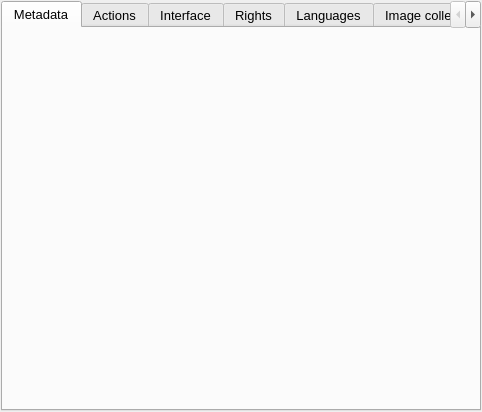
<ui version="4.0" >
 <author>Leader</author>
 <class>CfgForm</class>
 <widget class="QMainWindow" name="CfgForm" >
  <property name="geometry" >
   <rect>
    <x>0</x>
    <y>0</y>
    <width>482</width>
    <height>412</height>
   </rect>
  </property>
  <property name="sizePolicy" >
   <sizepolicy vsizetype="Expanding" hsizetype="Expanding" >
    <horstretch>0</horstretch>
    <verstretch>0</verstretch>
   </sizepolicy>
  </property>
  <property name="windowTitle" >
   <string>CfgForm</string>
  </property>
  <widget class="QWidget" name="centralwidget" >
   <property name="geometry" >
    <rect>
     <x>0</x>
     <y>0</y>
     <width>482</width>
     <height>412</height>
    </rect>
   </property>
   <layout class="QGridLayout" >
    <item row="0" column="0" >
     <widget class="QTabWidget" name="tabWidget" >
      <property name="font" >
       <font>
        <pointsize>10</pointsize>
       </font>
      </property>
      <widget class="QWidget" name="TabPage" >
       <attribute name="title" >
        <string>Metadata</string>
       </attribute>
      </widget>
      <widget class="QWidget" name="TabPage" >
       <attribute name="title" >
        <string>Actions</string>
       </attribute>
      </widget>
      <widget class="QWidget" name="tab" >
       <attribute name="title" >
        <string>Interface</string>
       </attribute>
      </widget>
      <widget class="QWidget" name="TabPage" >
       <attribute name="title" >
        <string>Rights</string>
       </attribute>
       <layout class="QGridLayout" >
        <item row="0" column="0" >
         <widget class="QTableWidget" name="tRole" >
          <property name="selectionMode" >
           <enum>QAbstractItemView::MultiSelection</enum>
          </property>
          <column>
           <property name="text" >
            <string>Role name</string>
           </property>
          </column>
          <column>
           <property name="text" >
            <string>Description</string>
           </property>
          </column>
         </widget>
        </item>
        <item row="0" column="1" >
         <layout class="QVBoxLayout" >
          <item>
           <widget class="QPushButton" name="bAddRole" >
            <property name="text" >
             <string>Add</string>
            </property>
           </widget>
          </item>
          <item>
           <widget class="QPushButton" name="bDeleteRole" >
            <property name="text" >
             <string>Remove</string>
            </property>
           </widget>
          </item>
          <item>
           <widget class="QPushButton" name="bEditRole" >
            <property name="text" >
             <string>Edit</string>
            </property>
           </widget>
          </item>
          <item>
           <widget class="QPushButton" name="bKillRole" >
            <property name="text" >
             <string>Clear dead roles</string>
            </property>
           </widget>
          </item>
          <item>
           <spacer>
            <property name="orientation" >
             <enum>Qt::Vertical</enum>
            </property>
            <property name="sizeType" >
             <enum>QSizePolicy::Expanding</enum>
            </property>
            <property name="sizeHint" >
             <size>
              <width>21</width>
              <height>250</height>
             </size>
            </property>
           </spacer>
          </item>
         </layout>
        </item>
       </layout>
      </widget>
      <widget class="QWidget" name="TabPage" >
       <attribute name="title" >
        <string>Languages</string>
       </attribute>
       <layout class="QGridLayout" >
        <item row="0" column="1" >
         <layout class="QVBoxLayout" >
          <item>
           <widget class="QPushButton" name="bAdd" >
            <property name="text" >
             <string>Add</string>
            </property>
           </widget>
          </item>
          <item>
           <widget class="QPushButton" name="bDelete" >
            <property name="text" >
             <string>Remove</string>
            </property>
           </widget>
          </item>
          <item>
           <widget class="QPushButton" name="bEdit" >
            <property name="text" >
             <string>Edit</string>
            </property>
           </widget>
          </item>
          <item>
           <widget class="QPushButton" name="bKill" >
            <property name="text" >
             <string>Clear dead aliases</string>
            </property>
           </widget>
          </item>
          <item>
           <spacer>
            <property name="orientation" >
             <enum>Qt::Vertical</enum>
            </property>
            <property name="sizeType" >
             <enum>QSizePolicy::Expanding</enum>
            </property>
            <property name="sizeHint" >
             <size>
              <width>20</width>
              <height>250</height>
             </size>
            </property>
           </spacer>
          </item>
         </layout>
        </item>
        <item row="0" column="0" >
         <widget class="QTableWidget" name="tLang" >
          <property name="selectionMode" >
           <enum>QAbstractItemView::MultiSelection</enum>
          </property>
          <column>
           <property name="text" >
            <string>Tag</string>
           </property>
          </column>
          <column>
           <property name="text" >
            <string>Name</string>
           </property>
          </column>
          <column>
           <property name="text" >
            <string>Translation file</string>
           </property>
          </column>
         </widget>
        </item>
       </layout>
      </widget>
      <widget class="QWidget" name="TabPage" >
       <attribute name="title" >
        <string>Image collection</string>
       </attribute>
       <layout class="QGridLayout" >
        <item rowspan="2" row="0" column="0" >
         <widget class="QListWidget" name="vImageCollection" >
         </widget>
        </item>
        <item row="0" column="1" >
         <layout class="QVBoxLayout" >
          <item>
           <widget class="QPushButton" name="bAddImage" >
            <property name="text" >
             <string>Add</string>
            </property>
           </widget>
          </item>
          <item>
           <widget class="QPushButton" name="bRemoveImage" >
            <property name="enabled" >
             <bool>false</bool>
            </property>
            <property name="text" >
             <string>Remove</string>
            </property>
           </widget>
          </item>
         </layout>
        </item>
        <item row="1" column="1" >
         <spacer>
          <property name="orientation" >
           <enum>Qt::Vertical</enum>
          </property>
          <property name="sizeType" >
           <enum>QSizePolicy::Expanding</enum>
          </property>
          <property name="sizeHint" >
           <size>
            <width>20</width>
            <height>240</height>
           </size>
          </property>
         </spacer>
        </item>
       </layout>
      </widget>
     </widget>
    </item>
   </layout>
  </widget>
  <action name="fileNewAction" >
   <property name="icon" >
    <iconset/>
   </property>
   <property name="text" >
    <string>&amp;New</string>
   </property>
   <property name="iconText" >
    <string>New</string>
   </property>
   <property name="shortcut" >
    <string>Ctrl+N</string>
   </property>
   <property name="name" stdset="0" >
    <string>fileNewAction</string>
   </property>
  </action>
  <action name="fileOpenAction" >
   <property name="icon" >
    <iconset/>
   </property>
   <property name="text" >
    <string>&amp;Open...</string>
   </property>
   <property name="iconText" >
    <string>Open</string>
   </property>
   <property name="shortcut" >
    <string>Ctrl+O</string>
   </property>
   <property name="name" stdset="0" >
    <string>fileOpenAction</string>
   </property>
  </action>
  <action name="fileSaveAction" >
   <property name="icon" >
    <iconset/>
   </property>
   <property name="text" >
    <string>&amp;Save</string>
   </property>
   <property name="iconText" >
    <string>Save</string>
   </property>
   <property name="shortcut" >
    <string>Ctrl+S</string>
   </property>
   <property name="name" stdset="0" >
    <string>fileSaveAction</string>
   </property>
  </action>
  <action name="fileSaveAsAction" >
   <property name="text" >
    <string>Save &amp;As...</string>
   </property>
   <property name="iconText" >
    <string>Save As</string>
   </property>
   <property name="shortcut" >
    <string/>
   </property>
   <property name="name" stdset="0" >
    <string>fileSaveAsAction</string>
   </property>
  </action>
  <action name="filePrintAction" >
   <property name="icon" >
    <iconset/>
   </property>
   <property name="text" >
    <string>&amp;Print...</string>
   </property>
   <property name="iconText" >
    <string>Print</string>
   </property>
   <property name="shortcut" >
    <string>Ctrl+P</string>
   </property>
   <property name="name" stdset="0" >
    <string>filePrintAction</string>
   </property>
  </action>
  <action name="fileExitAction" >
   <property name="text" >
    <string>E&amp;xit</string>
   </property>
   <property name="iconText" >
    <string>Exit</string>
   </property>
   <property name="shortcut" >
    <string/>
   </property>
   <property name="name" stdset="0" >
    <string>fileExitAction</string>
   </property>
  </action>
  <actiongroup name="objGroup" >
   <action name="objEdit" >
    <property name="icon" >
     <iconset/>
    </property>
    <property name="iconText" >
     <string>Action</string>
    </property>
    <property name="name" stdset="0" >
     <string>objEdit</string>
    </property>
   </action>
   <action name="objNew" >
    <property name="icon" >
     <iconset/>
    </property>
    <property name="iconText" >
     <string>Action</string>
    </property>
    <property name="name" stdset="0" >
     <string>objNew</string>
    </property>
   </action>
   <action name="objDelete" >
    <property name="icon" >
     <iconset>editdelete.png</iconset>
    </property>
    <property name="iconText" >
     <string>Action</string>
    </property>
    <property name="name" stdset="0" >
     <string>objDelete</string>
    </property>
   </action>
   <property name="name" stdset="0" >
    <string>objGroup</string>
   </property>
  </actiongroup>
 </widget>
 <layoutdefault spacing="2" margin="1" />
 <customwidgets>
 </customwidgets>
 <tabstops>
  <tabstop>tabWidget</tabstop>
 </tabstops>
 <includes>
  <include location="local" >acfg.h</include>
  <include location="local" >acfgrc.h</include>
  <include location="local" >mdtree.h</include>
  <include location="local" >actiontree.h</include>
  <include location="local" >interfacetree.h</include>
  <include location="local" >pixmappreview.h</include>
  <include location="local" >awindowslist.h</include>
 </includes>
 <resources/>
 <connections>
  <connection>
   <sender>fileExitAction</sender>
   <signal>activated()</signal>
   <receiver>CfgForm</receiver>
   <slot>fileExit()</slot>
   <hints>
    <hint type="sourcelabel" >
     <x>-1</x>
     <y>-1</y>
    </hint>
    <hint type="destinationlabel" >
     <x>20</x>
     <y>20</y>
    </hint>
   </hints>
  </connection>
  <connection>
   <sender>filePrintAction</sender>
   <signal>activated()</signal>
   <receiver>CfgForm</receiver>
   <slot>filePrint()</slot>
   <hints>
    <hint type="sourcelabel" >
     <x>-1</x>
     <y>-1</y>
    </hint>
    <hint type="destinationlabel" >
     <x>20</x>
     <y>20</y>
    </hint>
   </hints>
  </connection>
  <connection>
   <sender>fileSaveAsAction</sender>
   <signal>activated()</signal>
   <receiver>CfgForm</receiver>
   <slot>fileSaveAs()</slot>
   <hints>
    <hint type="sourcelabel" >
     <x>-1</x>
     <y>-1</y>
    </hint>
    <hint type="destinationlabel" >
     <x>20</x>
     <y>20</y>
    </hint>
   </hints>
  </connection>
  <connection>
   <sender>fileSaveAction</sender>
   <signal>activated()</signal>
   <receiver>CfgForm</receiver>
   <slot>fileSave()</slot>
   <hints>
    <hint type="sourcelabel" >
     <x>-1</x>
     <y>-1</y>
    </hint>
    <hint type="destinationlabel" >
     <x>20</x>
     <y>20</y>
    </hint>
   </hints>
  </connection>
  <connection>
   <sender>fileOpenAction</sender>
   <signal>activated()</signal>
   <receiver>CfgForm</receiver>
   <slot>fileOpen()</slot>
   <hints>
    <hint type="sourcelabel" >
     <x>-1</x>
     <y>-1</y>
    </hint>
    <hint type="destinationlabel" >
     <x>20</x>
     <y>20</y>
    </hint>
   </hints>
  </connection>
  <connection>
   <sender>fileNewAction</sender>
   <signal>activated()</signal>
   <receiver>CfgForm</receiver>
   <slot>fileNew()</slot>
   <hints>
    <hint type="sourcelabel" >
     <x>-1</x>
     <y>-1</y>
    </hint>
    <hint type="destinationlabel" >
     <x>20</x>
     <y>20</y>
    </hint>
   </hints>
  </connection>
  <connection>
   <sender>bAdd</sender>
   <signal>clicked()</signal>
   <receiver>CfgForm</receiver>
   <slot>bAdd_clicked()</slot>
   <hints>
    <hint type="sourcelabel" >
     <x>20</x>
     <y>20</y>
    </hint>
    <hint type="destinationlabel" >
     <x>20</x>
     <y>20</y>
    </hint>
   </hints>
  </connection>
  <connection>
   <sender>bDelete</sender>
   <signal>clicked()</signal>
   <receiver>CfgForm</receiver>
   <slot>bDelete_clicked()</slot>
   <hints>
    <hint type="sourcelabel" >
     <x>20</x>
     <y>20</y>
    </hint>
    <hint type="destinationlabel" >
     <x>20</x>
     <y>20</y>
    </hint>
   </hints>
  </connection>
  <connection>
   <sender>bEdit</sender>
   <signal>clicked()</signal>
   <receiver>CfgForm</receiver>
   <slot>bEdit_clicked()</slot>
   <hints>
    <hint type="sourcelabel" >
     <x>20</x>
     <y>20</y>
    </hint>
    <hint type="destinationlabel" >
     <x>20</x>
     <y>20</y>
    </hint>
   </hints>
  </connection>
  <connection>
   <sender>tLang</sender>
   <signal>doubleClicked(int,int,int,QPoint)</signal>
   <receiver>CfgForm</receiver>
   <slot>tLang_doubleClicked(int,int,int,QPoint)</slot>
   <hints>
    <hint type="sourcelabel" >
     <x>20</x>
     <y>20</y>
    </hint>
    <hint type="destinationlabel" >
     <x>20</x>
     <y>20</y>
    </hint>
   </hints>
  </connection>
  <connection>
   <sender>bKill</sender>
   <signal>clicked()</signal>
   <receiver>CfgForm</receiver>
   <slot>bKill_clicked()</slot>
   <hints>
    <hint type="sourcelabel" >
     <x>20</x>
     <y>20</y>
    </hint>
    <hint type="destinationlabel" >
     <x>20</x>
     <y>20</y>
    </hint>
   </hints>
  </connection>
  <connection>
   <sender>bAddImage</sender>
   <signal>clicked()</signal>
   <receiver>CfgForm</receiver>
   <slot>bAddImage_clicked()</slot>
   <hints>
    <hint type="sourcelabel" >
     <x>20</x>
     <y>20</y>
    </hint>
    <hint type="destinationlabel" >
     <x>20</x>
     <y>20</y>
    </hint>
   </hints>
  </connection>
  <connection>
   <sender>bRemoveImage</sender>
   <signal>clicked()</signal>
   <receiver>CfgForm</receiver>
   <slot>bRemoveImage_clicked()</slot>
   <hints>
    <hint type="sourcelabel" >
     <x>20</x>
     <y>20</y>
    </hint>
    <hint type="destinationlabel" >
     <x>20</x>
     <y>20</y>
    </hint>
   </hints>
  </connection>
  <connection>
   <sender>vImageCollection</sender>
   <signal>itemRenamed(QListWidgetItem*,QString)</signal>
   <receiver>CfgForm</receiver>
   <slot>vImageCollection_itemRenamed(QListWidgetItem*,QString)</slot>
   <hints>
    <hint type="sourcelabel" >
     <x>20</x>
     <y>20</y>
    </hint>
    <hint type="destinationlabel" >
     <x>20</x>
     <y>20</y>
    </hint>
   </hints>
  </connection>
  <connection>
   <sender>tabWidget</sender>
   <signal>selected(QString)</signal>
   <receiver>CfgForm</receiver>
   <slot>tabWidget_selected(QString)</slot>
   <hints>
    <hint type="sourcelabel" >
     <x>20</x>
     <y>20</y>
    </hint>
    <hint type="destinationlabel" >
     <x>20</x>
     <y>20</y>
    </hint>
   </hints>
  </connection>
  <connection>
   <sender>bAddRole</sender>
   <signal>clicked()</signal>
   <receiver>CfgForm</receiver>
   <slot>bAddRole_clicked()</slot>
   <hints>
    <hint type="sourcelabel" >
     <x>20</x>
     <y>20</y>
    </hint>
    <hint type="destinationlabel" >
     <x>20</x>
     <y>20</y>
    </hint>
   </hints>
  </connection>
  <connection>
   <sender>bEditRole</sender>
   <signal>clicked()</signal>
   <receiver>CfgForm</receiver>
   <slot>bEditRole_clicked()</slot>
   <hints>
    <hint type="sourcelabel" >
     <x>20</x>
     <y>20</y>
    </hint>
    <hint type="destinationlabel" >
     <x>20</x>
     <y>20</y>
    </hint>
   </hints>
  </connection>
  <connection>
   <sender>tRole</sender>
   <signal>doubleClicked(int,int,int,QPoint)</signal>
   <receiver>CfgForm</receiver>
   <slot>tRole_doubleClicked(int,int,int,QPoint)</slot>
   <hints>
    <hint type="sourcelabel" >
     <x>20</x>
     <y>20</y>
    </hint>
    <hint type="destinationlabel" >
     <x>20</x>
     <y>20</y>
    </hint>
   </hints>
  </connection>
  <connection>
   <sender>bDeleteRole</sender>
   <signal>clicked()</signal>
   <receiver>CfgForm</receiver>
   <slot>bDeleteRole_clicked()</slot>
   <hints>
    <hint type="sourcelabel" >
     <x>20</x>
     <y>20</y>
    </hint>
    <hint type="destinationlabel" >
     <x>20</x>
     <y>20</y>
    </hint>
   </hints>
  </connection>
  <connection>
   <sender>bKillRole</sender>
   <signal>clicked()</signal>
   <receiver>CfgForm</receiver>
   <slot>bKillRole_clicked()</slot>
   <hints>
    <hint type="sourcelabel" >
     <x>20</x>
     <y>20</y>
    </hint>
    <hint type="destinationlabel" >
     <x>20</x>
     <y>20</y>
    </hint>
   </hints>
  </connection>
 </connections>
</ui>
